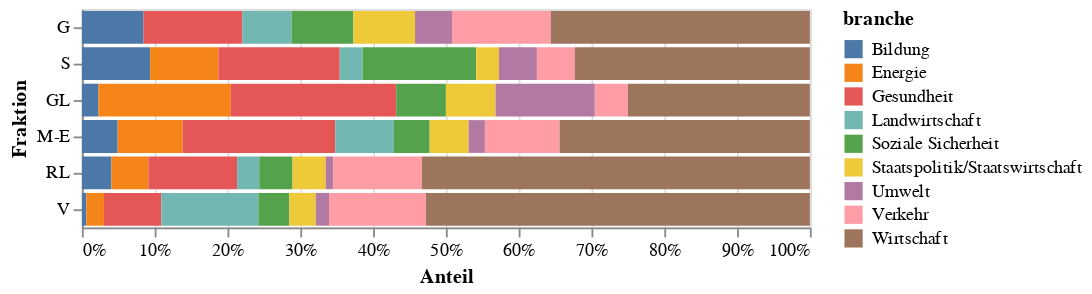

Write notebook code for a chart like this one.
### Markdown cell above
Umgekehrt kann man auch anschauen wo die Schwerpunkte der einzelnen Fraktionen liegen.
_Berücksichtigt hier sind alle Branchen mit insgesamt mindestens 20 bezahlten Lobbymandaten._

### Code cell
source = duckdb.query('''
    select branche, fraktion, count(1) count
    from df_bezahlt
    where verguetung>0
    and branche in (select branche from df_bezahlt group by branche having count(1) >= 20)
    group by 1, 2
    order by branche, case fraktion when 'G' then 1 when 'S' then 2 when 'GL' then 3 when 'M-E' then 4 when 'RL' then 5 else 6 end
''').to_df()

alt.Chart(source).mark_bar().encode(
    x=alt.X('count', title='Anteil', axis=alt.Axis(format='%'), stack='normalize'),
    y=alt.Y('fraktion', title='Fraktion', sort=['G','S','GL','M-E','RL','V']),
    color='branche',
).properties(
    # height=400
)

### Figure 1 — Vega-Lite specification as saved in the notebook (floating-point values rounded to 4 significant figures)
{"config": {"view": {"continuousWidth": 400, "continuousHeight": 300}}, "data": {"name": "data-d0d71c8f930c3b8fd02b948dd807ba19"}, "mark": "bar", "encoding": {"color": {"field": "branche", "type": "nominal"}, "x": {"axis": {"format": "%"}, "field": "count", "stack": "normalize", "title": "Anteil", "type": "quantitative"}, "y": {"field": "fraktion", "sort": ["G", "S", "GL", "M-E", "RL", "V"], "title": "Fraktion", "type": "nominal"}}, "$schema": "https://vega.github.io/schema/vega-lite/v4.17.0.json", "datasets": {"data-d0d71c8f930c3b8fd02b948dd807ba19": [{"branche": "Bildung", "fraktion": "G", "count": 5}, {"branche": "Bildung", "fraktion": "S", "count": 9}, {"branche": "Bildung", "fraktion": "GL", "count": 1}, {"branche": "Bildung", "fraktion": "M-E", "count": 11}, {"branche": "Bildung", "fraktion": "RL", "count": 8}, {"branche": "Bildung", "fraktion": "V", "count": 1}, {"branche": "Energie", "fraktion": "S", "count": 9}, {"branche": "Energie", "fraktion": "GL", "count": 8}, {"branche": "Energie", "fraktion": "M-E", "count": 20}, {"branche": "Energie", "fraktion": "RL", "count": 10}, {"branche": "Energie", "fraktion": "V", "count": 4}, {"branche": "Gesundheit", "fraktion": "G", "count": 8}, {"branche": "Gesundheit", "fraktion": "S", "count": 16}, {"branche": "Gesundheit", "fraktion": "GL", "count": 10}, {"branche": "Gesundheit", "fraktion": "M-E", "count": 47}, {"branche": "Gesundheit", "fraktion": "RL", "count": 24}, {"branche": "Gesundheit", "fraktion": "V", "count": 13}, {"branche": "Landwirtschaft", "fraktion": "G", "count": 4}, {"branche": "Landwirtschaft", "fraktion": "S", "count": 3}, {"branche": "Landwirtschaft", "fraktion": "M-E", "count": 18}, {"branche": "Landwirtschaft", "fraktion": "RL", "count": 6}, {"branche": "Landwirtschaft", "fraktion": "V", "count": 22}, {"branche": "Soziale Sicherheit", "fraktion": "G", "count": 5}, {"branche": "Soziale Sicherheit", "fraktion": "S", "count": 15}, {"branche": "Soziale Sicherheit", "fraktion": "GL", "count": 3}, {"branche": "Soziale Sicherheit", "fraktion": "M-E", "count": 11}, {"branche": "Soziale Sicherheit", "fraktion": "RL", "count": 9}, {"branche": "Soziale Sicherheit", "fraktion": "V", "count": 7}, {"branche": "Staatspolitik/Staatswirtschaft", "fraktion": "G", "count": 5}, {"branche": "Staatspolitik/Staatswirtschaft", "fraktion": "S", "count": 3}, {"branche": "Staatspolitik/Staatswirtschaft", "fraktion": "GL", "count": 3}, {"branche": "Staatspolitik/Staatswirtschaft", "fraktion": "M-E", "count": 12}, {"branche": "Staatspolitik/Staatswirtschaft", "fraktion": "RL", "count": 9}, {"branche": "Staatspolitik/Staatswirtschaft", "fraktion": "V", "count": 6}, {"branche": "Umwelt", "fraktion": "G", "count": 3}, {"branche": "Umwelt", "fraktion": "S", "count": 5}, {"branche": "Umwelt", "fraktion": "GL", "count": 6}, {"branche": "Umwelt", "fraktion": "M-E", "count": 5}, {"branche": "Umwelt", "fraktion": "RL", "count": 2}, {"branche": "Umwelt", "fraktion": "V", "count": 3}, {"branche": "Verkehr", "fraktion": "G", "count": 8}, {"branche": "Verkehr", "fraktion": "S", "count": 5}, {"branche": "Verkehr", "fraktion": "GL", "count": 2}, {"branche": "Verkehr", "fraktion": "M-E", "count": 23}, {"branche": "Verkehr", "fraktion": "RL", "count": 24}, {"branche": "Verkehr", "fraktion": "V", "count": 22}, {"branche": "Wirtschaft", "fraktion": "G", "count": 21}, {"branche": "Wirtschaft", "fraktion": "S", "count": 31}, {"branche": "Wirtschaft", "fraktion": "GL", "count": 11}, {"branche": "Wirtschaft", "fraktion": "M-E", "count": 77}, {"branche": "Wirtschaft", "fraktion": "RL", "count": 105}, {"branche": "Wirtschaft", "fraktion": "V", "count": 87}]}}
